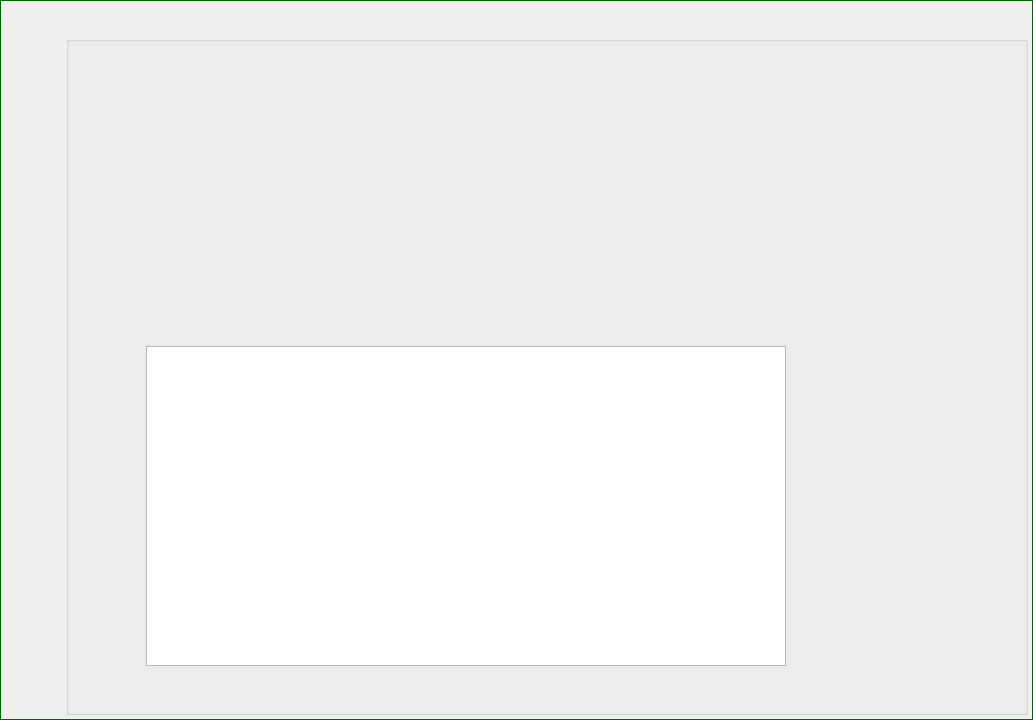
<?xml version="1.0" encoding="UTF-8"?>
<ui version="4.0">
 <class>MainWindow</class>
 <widget class="QMainWindow" name="MainWindow">
  <property name="enabled">
   <bool>true</bool>
  </property>
  <property name="geometry">
   <rect>
    <x>0</x>
    <y>0</y>
    <width>1028</width>
    <height>720</height>
   </rect>
  </property>
  <property name="sizePolicy">
   <sizepolicy hsizetype="Fixed" vsizetype="Preferred">
    <horstretch>0</horstretch>
    <verstretch>0</verstretch>
   </sizepolicy>
  </property>
  <property name="maximumSize">
   <size>
    <width>100000</width>
    <height>100000</height>
   </size>
  </property>
  <property name="windowTitle">
   <string>QMQTT</string>
  </property>
  <property name="windowOpacity">
   <double>1.000000000000000</double>
  </property>
  <property name="autoFillBackground">
   <bool>true</bool>
  </property>
  <property name="styleSheet">
   <string notr="true"/>
  </property>
  <widget class="QWidget" name="centralWidget">
   <property name="enabled">
    <bool>true</bool>
   </property>
   <property name="layoutDirection">
    <enum>Qt::LeftToRight</enum>
   </property>
   <property name="autoFillBackground">
    <bool>false</bool>
   </property>
   <property name="styleSheet">
    <string notr="true">#centralWidget{
background-image: url(:/new/prefix/beijing.jpg);
border:1px solid darkgreen;
}</string>
   </property>
   <layout class="QGridLayout" name="gridLayout_2">
    <property name="leftMargin">
     <number>0</number>
    </property>
    <property name="topMargin">
     <number>0</number>
    </property>
    <property name="rightMargin">
     <number>5</number>
    </property>
    <property name="bottomMargin">
     <number>5</number>
    </property>
    <property name="spacing">
     <number>6</number>
    </property>
    <item row="2" column="0">
     <spacer name="verticalSpacer">
      <property name="orientation">
       <enum>Qt::Vertical</enum>
      </property>
      <property name="sizeHint" stdset="0">
       <size>
        <width>20</width>
        <height>495</height>
       </size>
      </property>
     </spacer>
    </item>
    <item row="1" column="0">
     <layout class="QVBoxLayout" name="verticalLayout_2">
      <property name="spacing">
       <number>6</number>
      </property>
      <property name="topMargin">
       <number>10</number>
      </property>
      <item>
       <widget class="QPushButton" name="pushButtonConnect">
        <property name="enabled">
         <bool>true</bool>
        </property>
        <property name="minimumSize">
         <size>
          <width>60</width>
          <height>60</height>
         </size>
        </property>
        <property name="styleSheet">
         <string notr="true">QPushButton
{
	border:none;
	image: url(:/new/prefix/zhujiemian.png);
}

QPushButton:hover
{
	
	image: url(:/new/prefix/zhujiemian2.png);
}</string>
        </property>
        <property name="text">
         <string/>
        </property>
       </widget>
      </item>
      <item>
       <widget class="QPushButton" name="pushButtonSubscribe">
        <property name="enabled">
         <bool>false</bool>
        </property>
        <property name="minimumSize">
         <size>
          <width>60</width>
          <height>60</height>
         </size>
        </property>
        <property name="styleSheet">
         <string notr="true">QPushButton
{
	border:none;
	image: url(:/new/prefix/dingyue.png);
}
QPushButton:hover
{
	
	image: url(:/new/prefix/dingyuejiemian2.png);
}</string>
        </property>
        <property name="text">
         <string/>
        </property>
       </widget>
      </item>
      <item>
       <widget class="QPushButton" name="pushButtonPusblish">
        <property name="enabled">
         <bool>false</bool>
        </property>
        <property name="minimumSize">
         <size>
          <width>60</width>
          <height>60</height>
         </size>
        </property>
        <property name="styleSheet">
         <string notr="true">QPushButton
{
	border:none;
	
	image: url(:/new/prefix/kongzhi.png);
}
QPushButton:hover
{
	
	image: url(:/new/prefix/kongzhijiemian2.png);
}</string>
        </property>
        <property name="text">
         <string/>
        </property>
       </widget>
      </item>
      <item>
       <widget class="QPushButton" name="baoButton">
        <property name="enabled">
         <bool>false</bool>
        </property>
        <property name="minimumSize">
         <size>
          <width>60</width>
          <height>60</height>
         </size>
        </property>
        <property name="styleSheet">
         <string notr="true">QPushButton
{
	border:none;
	
	image: url(:/new/prefix/jiance.png);
}
QPushButton:hover
{
	
	image: url(:/new/prefix/jiancejiemian2.png);
}</string>
        </property>
        <property name="text">
         <string/>
        </property>
       </widget>
      </item>
      <item>
       <widget class="QPushButton" name="pushButtonClear">
        <property name="minimumSize">
         <size>
          <width>60</width>
          <height>60</height>
         </size>
        </property>
        <property name="styleSheet">
         <string notr="true">QPushButton
{
	border:none;
	
	image: url(:/new/prefix/qingchu1.png);
}
QPushButton:hover
{
	
	image: url(:/new/prefix/qingchu2.png);
}</string>
        </property>
        <property name="text">
         <string/>
        </property>
       </widget>
      </item>
      <item>
       <widget class="QPushButton" name="pushButtonQuit">
        <property name="minimumSize">
         <size>
          <width>60</width>
          <height>60</height>
         </size>
        </property>
        <property name="styleSheet">
         <string notr="true">QPushButton
{
	border:none;
	
	image: url(:/new/prefix/tuichu.png);
}
QPushButton:hover
{
	
	image: url(:/new/prefix/tuichu2.png);
}</string>
        </property>
        <property name="text">
         <string/>
        </property>
       </widget>
      </item>
      <item>
       <widget class="QPushButton" name="pushButtonAbout">
        <property name="minimumSize">
         <size>
          <width>60</width>
          <height>60</height>
         </size>
        </property>
        <property name="styleSheet">
         <string notr="true">QPushButton
{
	border:none;
	
	image: url(:/new/prefix/guanyu.png);
}
QPushButton:hover
{
	
	image: url(:/new/prefix/guanyu2.png);
}</string>
        </property>
        <property name="text">
         <string/>
        </property>
       </widget>
      </item>
     </layout>
    </item>
    <item row="1" column="1" rowspan="2">
     <layout class="QVBoxLayout" name="verticalLayout" stretch="0">
      <item>
       <widget class="QGroupBox" name="groupBox">
        <property name="sizePolicy">
         <sizepolicy hsizetype="MinimumExpanding" vsizetype="Preferred">
          <horstretch>0</horstretch>
          <verstretch>0</verstretch>
         </sizepolicy>
        </property>
        <property name="styleSheet">
         <string notr="true"/>
        </property>
        <property name="title">
         <string/>
        </property>
        <widget class="QStackedWidget" name="stackedWidget">
         <property name="geometry">
          <rect>
           <x>20</x>
           <y>10</y>
           <width>721</width>
           <height>291</height>
          </rect>
         </property>
         <property name="minimumSize">
          <size>
           <width>0</width>
           <height>180</height>
          </size>
         </property>
         <property name="maximumSize">
          <size>
           <width>16777215</width>
           <height>300</height>
          </size>
         </property>
         <property name="styleSheet">
          <string notr="true"/>
         </property>
         <property name="currentIndex">
          <number>0</number>
         </property>
         <widget class="ConnForm" name="conForm"/>
         <widget class="PubForm" name="pubForm"/>
         <widget class="SubForm" name="subForm"/>
         <widget class="Form" name="baoForm"/>
        </widget>
        <widget class="QTextBrowser" name="logConsole">
         <property name="geometry">
          <rect>
           <x>80</x>
           <y>310</y>
           <width>640</width>
           <height>320</height>
          </rect>
         </property>
         <property name="styleSheet">
          <string notr="true">background-image: url(:/new/prefix/log2.jpg);</string>
         </property>
        </widget>
       </widget>
      </item>
     </layout>
    </item>
    <item row="0" column="0" colspan="2">
     <widget class="WindowTitleBar" name="widget" native="true">
      <property name="minimumSize">
       <size>
        <width>1028</width>
        <height>30</height>
       </size>
      </property>
     </widget>
    </item>
   </layout>
  </widget>
  <action name="actionQuit">
   <property name="text">
    <string>Quit</string>
   </property>
  </action>
  <action name="actionAbout">
   <property name="text">
    <string>About</string>
   </property>
  </action>
 </widget>
 <layoutdefault spacing="6" margin="11"/>
 <customwidgets>
  <customwidget>
   <class>PubForm</class>
   <extends>QWidget</extends>
   <header location="global">pubform.h</header>
   <container>1</container>
  </customwidget>
  <customwidget>
   <class>SubForm</class>
   <extends>QWidget</extends>
   <header location="global">subform.h</header>
   <container>1</container>
  </customwidget>
  <customwidget>
   <class>ConnForm</class>
   <extends>QWidget</extends>
   <header location="global">connform.h</header>
   <container>1</container>
  </customwidget>
  <customwidget>
   <class>Form</class>
   <extends>QWidget</extends>
   <header location="global">form.h</header>
   <container>1</container>
  </customwidget>
  <customwidget>
   <class>WindowTitleBar</class>
   <extends>QWidget</extends>
   <header>windowtitlebar.h</header>
   <container>1</container>
  </customwidget>
 </customwidgets>
 <resources/>
 <connections/>
</ui>
